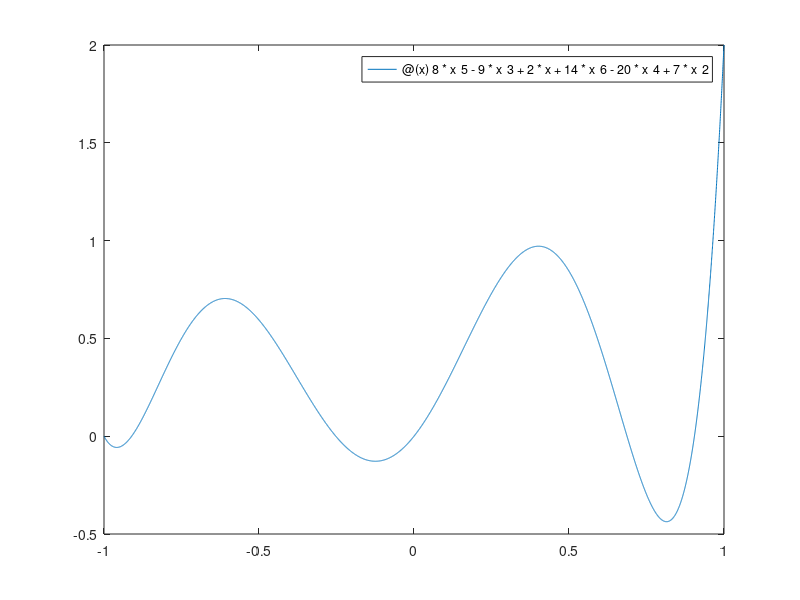

Write the MATLAB code that produced this figure. (Note: this script raises an error after producing the figure.)
%%%%%%%%% GdR MACS 2023 Spring School %%%%%%%%%
%%%%%%%%%%% Solution to Exercise 1 %%%%%%%%%%%%
% Code by Matteo Tacchi & Corbinian Schlosser %

%% Plotting f

fplot(@(x) 8*x^5 - 9*x^3 + 2*x + 14*x^6 - 20*x^4 + 7*x^2,[-1 1])

%% Problem formulation

mset clear % Delete all existing GloptiPoly variables from the workspace

mpol x; % Declare decision variable

f = 8*x^5 - 9*x^3 + 2*x + 14*x^6 - 20*x^4 + 7*x^2; % Declare objective function

X = [x^2 <= 1]; % Declare feasible set

P = msdp(min(f), X); % Declare (POP) instance

%% Solving the (POP)

mset('yalmip',true);

[status,obj] = msol(P) % Solve (POP) instance

meas % Check the structure of the computed moment distribution

double(mvec(meas)) % Display the computed moments

double(x) % Extract minimizers
